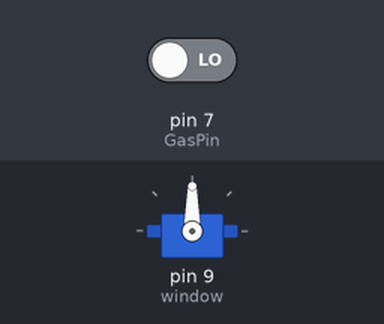
This sketch was run on a simulated Arduino Uno, built with avr-gcc and run on an emulated ATmega328P. Shown: servo. Inputs (shaded band) come from the test bench; at power-on: pin 7 (GasPin) LOW.

Above: at 1.2 s.
1.3 s: pin 7 (GasPin) driven HIGH
At 2.5 s:
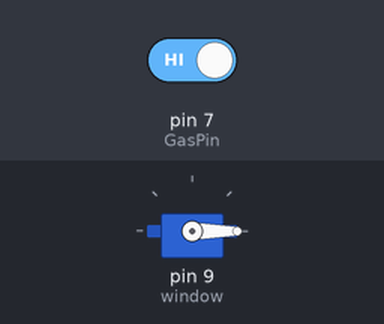
2.8 s: pin 7 (GasPin) driven LOW
At 5.0 s:
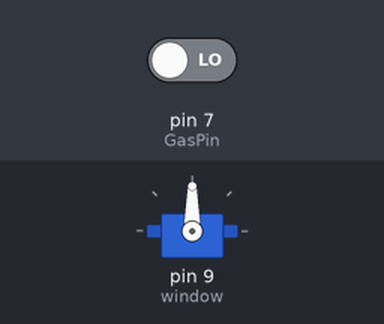
Timing chart, 0 to 6.5 s (numbered marks = the images above; inputs shaded):
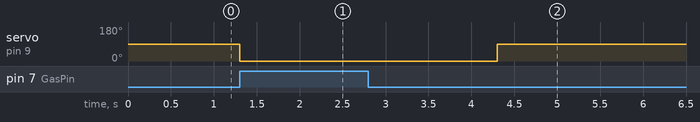

Measured:
- after the input at 1.3 s, servo on pin 9 (window): 90° → 0° at once
- after the input at 2.8 s, servo on pin 9 (window): 0° → 90° after 1.5 s

The sketch:

arduino_servo_and_gas_sensor.ino
```cpp
#include<Servo.h>
Servo window;
int GasPin = 7;
int Gas = LOW;
void setup() {
  window.attach(9);
  pinMode(GasPin,INPUT);
  window.write(0);
}
void loop() {
  Gas = digitalRead(GasPin);
  if(Gas==HIGH)
  {
    Serial.println("FLAME");
    window.write(0);
    delay(3000);
  }
  else
  {
    window.write(90);
    Serial.println("Normal");
  }
}
```
